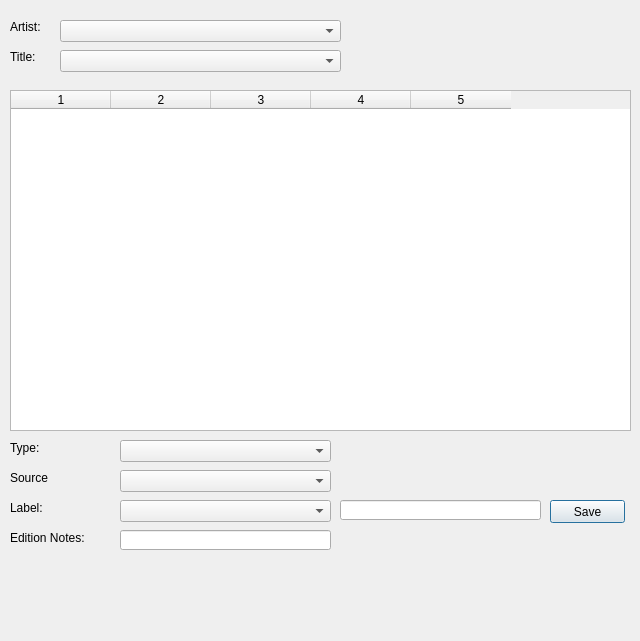
<?xml version="1.0" encoding="UTF-8"?>
<ui version="4.0">
 <class>QuickAdmin</class>
 <widget class="QDialog" name="QuickAdmin">
  <property name="geometry">
   <rect>
    <x>0</x>
    <y>0</y>
    <width>640</width>
    <height>641</height>
   </rect>
  </property>
  <property name="windowTitle">
   <string>Quick Admin</string>
  </property>
  <widget class="QTableWidget" name="tableTracks">
   <property name="geometry">
    <rect>
     <x>10</x>
     <y>90</y>
     <width>621</width>
     <height>341</height>
    </rect>
   </property>
   <property name="alternatingRowColors">
    <bool>true</bool>
   </property>
   <property name="columnCount">
    <number>5</number>
   </property>
   <column/>
   <column/>
   <column/>
   <column/>
   <column/>
  </widget>
  <widget class="QComboBox" name="cmbArt">
   <property name="geometry">
    <rect>
     <x>60</x>
     <y>20</y>
     <width>281</width>
     <height>22</height>
    </rect>
   </property>
  </widget>
  <widget class="QComboBox" name="cmbAlb">
   <property name="geometry">
    <rect>
     <x>60</x>
     <y>50</y>
     <width>281</width>
     <height>22</height>
    </rect>
   </property>
  </widget>
  <widget class="QLabel" name="label">
   <property name="geometry">
    <rect>
     <x>10</x>
     <y>20</y>
     <width>47</width>
     <height>13</height>
    </rect>
   </property>
   <property name="text">
    <string>Artist:</string>
   </property>
  </widget>
  <widget class="QLabel" name="label_2">
   <property name="geometry">
    <rect>
     <x>10</x>
     <y>50</y>
     <width>47</width>
     <height>13</height>
    </rect>
   </property>
   <property name="text">
    <string>Title:</string>
   </property>
  </widget>
  <widget class="QComboBox" name="cmbType">
   <property name="geometry">
    <rect>
     <x>120</x>
     <y>440</y>
     <width>211</width>
     <height>22</height>
    </rect>
   </property>
  </widget>
  <widget class="QLabel" name="label_3">
   <property name="geometry">
    <rect>
     <x>10</x>
     <y>440</y>
     <width>101</width>
     <height>16</height>
    </rect>
   </property>
   <property name="text">
    <string>Type:</string>
   </property>
  </widget>
  <widget class="QComboBox" name="cmbSource">
   <property name="geometry">
    <rect>
     <x>120</x>
     <y>470</y>
     <width>211</width>
     <height>22</height>
    </rect>
   </property>
  </widget>
  <widget class="QLabel" name="label_4">
   <property name="geometry">
    <rect>
     <x>10</x>
     <y>470</y>
     <width>101</width>
     <height>16</height>
    </rect>
   </property>
   <property name="text">
    <string>Source</string>
   </property>
  </widget>
  <widget class="QComboBox" name="cmbLabel">
   <property name="geometry">
    <rect>
     <x>120</x>
     <y>500</y>
     <width>211</width>
     <height>22</height>
    </rect>
   </property>
   <property name="editable">
    <bool>false</bool>
   </property>
  </widget>
  <widget class="QLabel" name="label_5">
   <property name="geometry">
    <rect>
     <x>10</x>
     <y>500</y>
     <width>101</width>
     <height>16</height>
    </rect>
   </property>
   <property name="text">
    <string>Label:</string>
   </property>
  </widget>
  <widget class="QLineEdit" name="txtNewLabel">
   <property name="geometry">
    <rect>
     <x>340</x>
     <y>500</y>
     <width>201</width>
     <height>20</height>
    </rect>
   </property>
  </widget>
  <widget class="QPushButton" name="cmdSaveLabel">
   <property name="geometry">
    <rect>
     <x>550</x>
     <y>500</y>
     <width>75</width>
     <height>23</height>
    </rect>
   </property>
   <property name="text">
    <string>Save</string>
   </property>
  </widget>
  <widget class="QLineEdit" name="txtEdition">
   <property name="geometry">
    <rect>
     <x>120</x>
     <y>530</y>
     <width>211</width>
     <height>20</height>
    </rect>
   </property>
  </widget>
  <widget class="QLabel" name="label_6">
   <property name="geometry">
    <rect>
     <x>10</x>
     <y>530</y>
     <width>101</width>
     <height>16</height>
    </rect>
   </property>
   <property name="text">
    <string>Edition Notes:</string>
   </property>
  </widget>
 </widget>
 <resources/>
 <connections/>
</ui>
